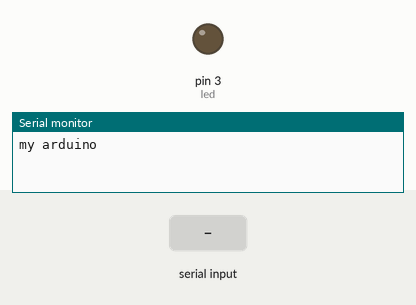
Bench run of a sketch on a simulated Arduino Uno, built with avr-gcc and run on an emulated ATmega328P. Parts: output pins drawn as LEDs (lit = HIGH), the last lines printed to the serial monitor. Dashed ring = blinking. The inputs (shaded band) are chosen by the test bench.

Above: at 1.2 s.
1.3 s: "90,45\n" received over Serial
At 1.45 s:
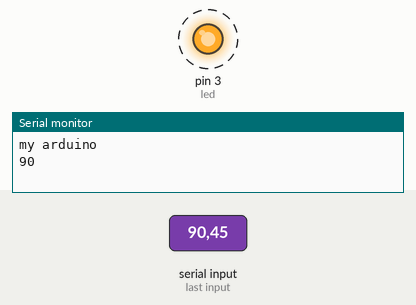
Timing chart, 0 to 10.3 s (numbered marks = the images above; inputs shaded):
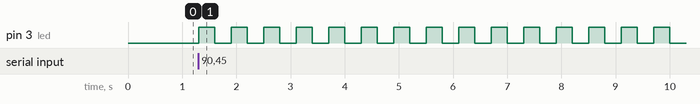

The sketch:

led_blink_input_serial.ino
```cpp
#define led 3
int num = 0;
char key = '0';


void setup() {
  pinMode(led,OUTPUT);
  Serial.begin(9600);
  Serial.println("my arduino");
  digitalWrite(led,LOW);
}

void loop() {
  while(Serial.available())
  {
    num = Serial. parseInt();
    Serial.println(num);
    int i;
    for(i=0;i<num;i++)
    {
      digitalWrite(led,HIGH);
      delay(300);
      digitalWrite(led,LOW);
      delay(300);
    }
   }

}
```

Measured:
- after the input at 1.3 s, pin 3 (led): alternates HIGH for 0.30 s and LOW for 0.30 s, starting at once
